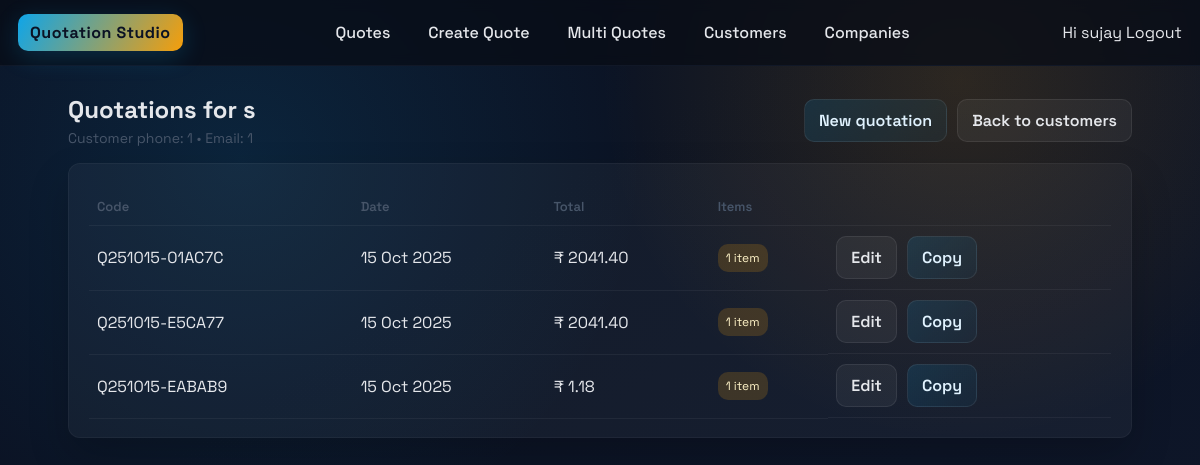
Screenshot of /customers/2/quotes/ (signed in) with the database file from the repository.
### quotation_models/models.py (models this page shows, shortened)
class Buyer(models.Model):
    name = models.CharField(max_length=200)
    phone = models.CharField(max_length=50, blank=True, default="")
    email = models.EmailField(blank=True, null=True)
    address = models.TextField(blank=True, default="")
    gstin = models.CharField(max_length=32, blank=True, default="")
    class Meta:
        app_label = "quotation_models"

class Quotation(models.Model):
    code = models.CharField(max_length=40, unique=True)
    buyer = models.ForeignKey(Buyer, on_delete=models.PROTECT)
    created_by = models.ForeignKey(User, on_delete=models.PROTECT)
    notes = models.TextField(blank=True, default="")
    currency = models.CharField(max_length=8, default="INR")
    created_at = models.DateTimeField(auto_now_add=True)
    valid_until = models.DateTimeField(null=True, blank=True)
    subtotal = models.DecimalField(max_digits=12, decimal_places=2, default=0)
    tax = models.DecimalField(max_digits=12, decimal_places=2, default=0)
    total = models.DecimalField(max_digits=12, decimal_places=2, default=0)
    class Meta:
        app_label = "quotation_models"

### quotations/views.py (the view)
# urls.py: path("customers/<int:pk>/quotes/", views.buyer_quotes, name="buyer_quotes"),
@login_required
def buyer_quotes(request, pk: int):
    buyer = get_object_or_404(Buyer, pk=pk)
    quotes = Quotation.objects.filter(buyer=buyer, created_by=request.user).order_by("-created_at").prefetch_related("items")
    return render(request, "quotations/buyer_quotes.html", {"buyer": buyer, "quotes": quotes})

### templates/quotations/buyer_quotes.html (shortened to what this page needs)
{% extends "base.html" %}
{% block content %}
<div class="page-header">
    <div>
        <h1 class="page-title">Quotations for {{ buyer.name }}</h1>
        <p class="page-subtitle">Customer phone: {{ buyer.phone }} • Email: {{ buyer.email }}</p>
    </div>
    <div class="actions">
        <a class="btn" href="{% url 'quotations:create' %}?buyer={{ buyer.id }}">New quotation</a>
        <a class="btn-secondary btn" href="{% url 'quotations:buyer_list' %}">Back to customers</a>
    </div>
</div>
<div class="panel">
    <table class="table">
        <thead>
            <tr>
                <th>Code</th>
                <th>Date</th>
                <th>Total</th>
                <th>Items</th>
                <th></th>
            </tr>
        </thead>
        <tbody>
            {% for q in quotes %}
            <tr>
                <td>{{ q.code }}</td>
                <td>{{ q.created_at|date:"d M Y" }}</td>
                <td class="amount-cell">₹ {{ q.total }}</td>
                {% with item_count=q.items.all|length %}
                <td><span class="tag amber">{{ item_count }} item{{ item_count|pluralize }}</span></td>
                {% endwith %}
                <td class="actions">
                    <a class="btn-secondary btn" href="{% url 'quotations:edit' q.id %}">Edit</a>
                    <a class="btn btn" href="{% url 'quotations:copy' q.id %}">Copy</a>
                </td>
            </tr>
            {% empty %}
            <tr><td colspan="5" class="empty">No quotations for this customer yet.</td></tr>
            {% endfor %}
        </tbody>
    </table>
</div>
{% endblock %}

### templates/base.html (shortened to what this page needs)
{% load static %}
<!DOCTYPE html>
<html lang="en">
<head>
    <link rel="stylesheet" href="{% static 'quotations.css' %}">
</head>
<body>
    <header class="topbar">
        <a class="brand" href="{% url 'quotations:list' %}">Quotation Studio</a>
        <nav class="nav-links">
            <a href="{% url 'quotations:list' %}">Quotes</a>
            <a href="{% url 'quotations:create' %}">Create Quote</a>
            <a href="{% url 'quotations:multi_create' %}">Multi Quotes</a>
            <a href="{% url 'quotations:buyer_list' %}">Customers</a>
            <a href="{% url 'quotations:company_list' %}">Companies</a>
        </nav>
        <div class="user-info">
            {% if user.is_authenticated %}
                <span>Hi {{ user.username }}</span>
                <a href="{% url 'logout' %}">Logout</a>
            {% else %}
                <a href="{% url 'login' %}">Login</a>
            {% endif %}
        </div>
    </header>
    <main class="page-shell">
        {% block content %}{% endblock %}
    </main>
</body>
</html>

### static/quotations.css (style rules this page uses)
:root { --ink: #0f172a; --muted: #475569; --line: #1f2937; --surface: #0b1224; --panel: rgba(255, 255, 255, 0.04); --accent: #0ea5e9; --accent-2: #f59e0b; --success: #22c55e; --danger: #ef4444; --radius: 12px; color-scheme: dark; }
* { box-sizing: border-box; }
body { margin: 0; font-family: 'Space Grotesk', 'Chivo', sans-serif; background: radial-gradient(circle at 20% 20%, rgba(14,165,233,0.12), transparent 35%), radial-gradient(circle at 80% 10%, rgba(245,158,11,0.14), transparent 30%), linear-gradient(145deg, #0b1224, #0b1324 35%, #0f172a); color: #e5e7eb; min-height: 100vh; }
a { color: inherit; text-decoration: none; }
.topbar { display: flex; justify-content: space-between; align-items: center; padding: 14px 18px; border-bottom: 1px solid #111827; background: rgba(8, 12, 22, 0.75); backdrop-filter: blur(6px); position: sticky; top: 0; z-index: 10; }
.brand { font-weight: 700; letter-spacing: 0.5px; padding: 8px 12px; border-radius: 10px; background: linear-gradient(120deg, var(--accent), var(--accent-2)); color: #0b1224; box-shadow: 0 6px 24px rgba(14,165,233,0.2); }
.nav-links { display: flex; gap: 14px; font-weight: 500; }
.nav-links a { padding: 8px 12px; border-radius: 10px; transition: background 0.2s ease, color 0.2s ease; }
.page-shell { padding: 28px 18px 48px; max-width: 1100px; margin: 0 auto; }
.panel { background: var(--panel); border: 1px solid rgba(255,255,255,0.04); border-radius: var(--radius); box-shadow: 0 18px 40px rgba(0,0,0,0.2); padding: 18px 20px; }
.page-header { display: flex; justify-content: space-between; align-items: center; margin-bottom: 16px; gap: 12px; }
.page-title { font-size: 24px; font-weight: 700; margin: 0; }
.page-subtitle { color: var(--muted); margin: 4px 0 0 0; font-size: 14px; }
.btn { display: inline-flex; align-items: center; gap: 6px; padding: 10px 14px; border-radius: 10px; border: 1px solid rgba(255,255,255,0.08); background: linear-gradient(135deg, rgba(14,165,233,0.14), rgba(14,165,233,0.05)); color: #e0f2fe; cursor: pointer; font-weight: 600; transition: transform 0.08s ease, box-shadow 0.2s ease, border-color 0.2s ease; }
.btn-secondary { background: rgba(255,255,255,0.05); color: #e5e7eb; }
.table { width: 100%; border-collapse: collapse; border-spacing: 0; margin-top: 6px; }
.table th, .table td { padding: 10px 8px; border-bottom: 1px solid rgba(255,255,255,0.05); }
.table th { text-align: left; color: var(--muted); font-weight: 600; font-size: 13px; }
.tag { display: inline-flex; align-items: center; gap: 6px; font-size: 12px; padding: 6px 8px; border-radius: 10px; background: rgba(255,255,255,0.05); color: #cbd5e1; }
.tag.amber { background: rgba(245,158,11,0.18); color: #fef3c7; }
.actions { display: flex; gap: 10px; flex-wrap: wrap; }

### rows the page displays
Buyer: name "s", phone "1", email "1"
Quotation: code "Q251015-01AC7C", created_at "15 Oct 2025", total "2041.40", items "1"
Quotation: code "Q251015-E5CA77", created_at "15 Oct 2025", total "2041.40", items "1"
Quotation: code "Q251015-EABAB9", created_at "15 Oct 2025", total "1.18", items "1"

### other values shown
{{ user.username }} "sujay"
